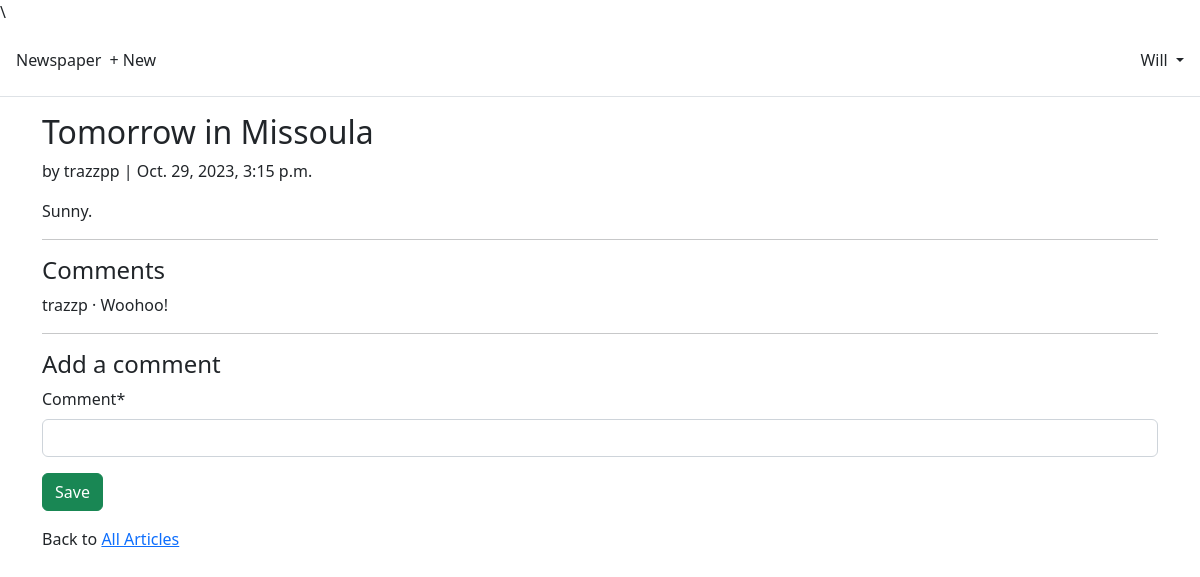
The app's page /articles/3/ (signed in) with its own data.
### accounts/models.py (models this page shows)
class CustomUser(AbstractUser):
    age = models.PositiveIntegerField(null=True, blank=True)

### articles/models.py (models this page shows, shortened)
class Article(models.Model):
    title = models.CharField(max_length=255)
    body = models.TextField()
    date = models.DateTimeField(auto_now_add=True)
    author = models.ForeignKey(
        get_user_model(),
        on_delete=models.CASCADE,
        related_name="comments",
    )

class Comment(models.Model):
    article = models.ForeignKey(Article, on_delete=models.CASCADE)
    comment = models.CharField(max_length=140)
    author = models.ForeignKey(
        get_user_model(),
        on_delete=models.CASCADE,
    )
    def __str__(self) -> str:
        return self.comment

### articles/views.py (the view, shortened to what this page needs)
# urls.py: path("<int:pk>/", ArticleDetailView.as_view(), name="article_detail"),
class ArticleDetailView(LoginRequiredMixin, View):
    def get(self, request, *args, **kwargs):
        view = CommentGet.as_view()
        return view(request, *args, **kwargs)

### articles/forms.py
class CommentForm(forms.ModelForm):
    class Meta:
        model = Comment
        fields = ("comment",)

### articles/views.py (called while the page is built)
    def get_context_data(self, **kwargs):
        context = super().get_context_data(**kwargs)
        context["form"] = CommentForm()
        return context

### templates/article_detail.html (shortened to what this page needs)
{% extends "base.html" %}
{% load crispy_forms_tags %}
{% block content %}
<div class="article-entry">
    <h2>{{ object.title }}</h2>
    <p>by {{ object.author }} | {{ object.date }}</p>
    <p>{{ object.body }}</p>
</div>
<hr>
<h4>Comments</h4>
{% for comment in article.comment_set.all %}
<p>{{ comment.author }} &middot; {{ comment}}
</p>
{% endfor %}
<hr>
<h4>Add a comment</h4>
<form action="" method="post">{% csrf_token %}
    {{ form|crispy }}
    <button class="btn btn-success ml-2" type="submit">Save</button>
</form>
<div>
    <p>Back to <a href="{% url 'article_list' %}">All Articles</a></p>
</div>
{% endblock content %}

### templates/base.html (shortened to what this page needs)
\<html>
    <head>
        <link href="https://cdn.jsdelivr.net/npm/bootstrap@5.2.3/dist/css/bootstrap.min.css" rel="stylesheet">
    </head>
    <body>
        <header class="p-3 mb-3 border-bottom">
            <div class="d-flex flex-wrap align-items-center justify-content-center justify-content-lg-start">
                <a class="navbar-brand" href="{% url 'home' %}">Newspaper</a>
                <ul class="nav col-12 col-lg-auto me-lg-auto mb-2 justify-content-center mb-md-0">
                    {% if user.is_authenticated %}
                    <li><a href="{% url 'article_new' %}" class="nav-link px-2 link-dark">+ New</a></li>
                </ul>
                <div class="dropdown text-end">
                    <a href="#" class="d-block link-dark text-decoration-none dropdown-toggle" id="dropdownUser1" data-bs-toggle="dropdown" aria-expanded="false">
                        {{user.username}}
                    </a>
                </div>
                {% else %}
            </ul>
            <div class="text-end">
                <a href="{% url 'login' %}" class="btn btn-outline-primary me-2">Log in</a>
                <a href="{% url 'signup' %}" class="btn btn-primary">Sign Up</a>
            </div>
            {% endif %}
        </div>
</header>
        <main>
            <div class="container">
            {% block content %}
            {% endblock content %}
            </div>
        </main>
    </body>
</html>

### records on screen
CustomUser: username "Will"
Article: title "Tomorrow in Missoula", author "trazzpp", date "Oct. 29, 2023, 3:15 p.m.", body "Sunny."
Comment: author "trazzp", comment "Woohoo!"
